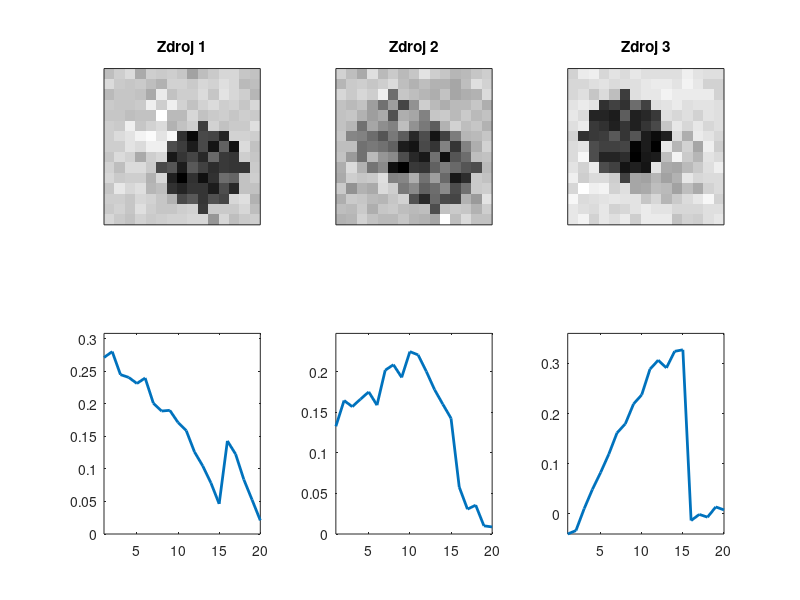

The MATLAB source for this figure:
function main_priklad

% nageneruju data
p = 225;
n = 20;
er = 2;
data = 2;
switch data
    case 1
        A = zeros(p,er);
        pol = 4;
        x = 7;
        y = 6;
        kolo1 = zeros(sqrt(p),sqrt(p));
        for i = 1:sqrt(p)
            for j = 1:sqrt(p)
                if sqrt( (i-x)^2 + (j-y)^2 ) <= pol
                    kolo1(i,j) = 1;
                end
            end
        end
        x = 10;
        y = 10;
        kolo2 = zeros(sqrt(p),sqrt(p));
        for i = 1:sqrt(p)
            for j = 1:sqrt(p)
                if sqrt( (i-x)^2 + (j-y)^2 ) <= pol
                    kolo2(i,j) = 1;
                end
            end
        end
    %     figure(1); imagesc(kolo1+kolo2);

        A(:,1) = kolo1(:);
        A(:,2) = kolo2(:);

        X = zeros(n,er);
        X(:,1) = [(0:(0.1):0.9)'; ones(5,1); zeros(5,1)];
        X(:,2) = [ones(5,1); ones(5,1); (1:(-0.1):0.1)'];

    %     tisk(A,X,1)
        D = A*X' + 0.1*randn(size(A*X'));
        D(D<0) = 0;

    %     tisk_D(D,2);

    %     save ./cvicna_data.mat D A X
    case 2
        load ./cvicna_data.mat
    case 3
        D=imgread('/home/otichy/ot/scintigraphy/data/rnu11.img',64*64);
    case 4
        D=imgread('/home/otichy/ot/scintigraphy/data/studie_rakousko_crop_correct/IM3crop.img',64*64);
    case 5
        D=imgread('/home/otichy/ot/scintigraphy/data/studie_rakousko_crop_correct/IM2.img',64*64); 
    case 6
        D=imgread('/home/otichy/ot/scintigraphy/data/studie_rakousko_crop_correct/IM1.img',64*64);
    case 7
        Dorig=multibandread('/home/otichy/ot/scintigraphy/SNPA/Terrain/TERRAIN',[500 307 210],'uint16',0,'bil','ieee-be');
        
        sqp = 150;
        en = 1:210;
        
        D = zeros(sqp^2,size(en,2));
        
        for j = en
            Do = Dorig(1:sqp,1:sqp,j);
            D(:,(j-en(1)+1)) = Do(:);
        end
        save ../8_cviko/cviko_hyperspektral.mat D
        error('jo')
end


%% tisk fantomu - dat i zdroju
if 0
    tisk(A,X,1)
    tisk_D(D,2);
    
    figure; 
    imagesc(D); 
%     set(gca,'YTick',[]); set(gca,'XTick',[]); 
    colormap(1-gray)

    error('bagr')
end

[p,n] = size(D);

%% realna data, otoceni, tisk D
if 0
    Do = zeros(sqrt(p));
    for j=1:n
        Do(:) = D(:,j);
        Do = Do';
        D(:,j) = Do(:);
    end
    size(D)
%     save ./data_rnu11.mat D
    
end

if 0
    figure(24);
    radku = 4;
    sloupcu = 8;
    colormap(1-gray);
    Do = zeros(sqrt(p));
    for i=1:(radku*sloupcu)
        j = (i-1)*3+1;%i*2 - 0;
%             if j > 40 % PET, d255
%                 j = 40;
%             end
%         j=i;
        display(j);
        Do(:) = D(:,j);
        subplot(radku,sloupcu,i); imagesc(Do); set(gca,'YTick',[]); set(gca,'XTick',[]); axis('square');
    end
    
    error('baf')
    
    if 0 % scaling of the data
        sOn = 1./sum(D,1)';
        sOp = 1./sum(D,2);
        scD = D.*(sqrt(sOp)*sqrt(sOn)');
    end
end


%% PCA
if 0 % nejak nefunguje, asi neco blbe...
    r = 3;
    C = D'*D/(n-1);
    [V,L] = ldl(C);
    pc = D*V;
%     keyboard
    figure; 
    rows = 1;
    cols = r;
    for i = 1:r
        subplot(rows,cols,i)
            imagesc(reshape(pc(:,i),sqrt(p),sqrt(p)));
            set(gca,'YTick',[]); set(gca,'XTick',[]);
            colormap(1-gray)
            axis('square');
    end
end


%% SVD
if 0
    r = 2;
    [U,S,V] = svd(D);
    pc = U*S(:,1:r);
%     keyboard

    tisk(pc(:,1:r),V(:,1:r),3);
    
    % zpetna rekonstrukce
    tisk_D(pc(:,1:r)*V(:,1:r)',4)


%     figure; 
%     rows = 2;
%     cols = r;
%     for i = 1:r
%         subplot(rows,cols,i)
%             imagesc(reshape(pc(:,i),sqrt(p),sqrt(p)));
%             set(gca,'YTick',[]); set(gca,'XTick',[]);
%             colormap(1-gray)
%             axis('square');
%         
%     end
end


%% NMF
if 0
    r = 3;
    hA = rand(p,r);
    hX = rand(n,r);
    for i = 1:100
        hX = (hX'.*( (hA'*D)./(hA'*hA*hX') ) )';
        hA = hA.*( (D*hX)./(hA*hX'*hX) );
    end
    tisk(hA,hX,4)
end

%% VB - jen I_r vsude
if 1
    r = 3;
    
    theta0 = 1e-10;
    rho0 = 1e-10;
    hat_omega = 1;
    hat_XtX = eye(r);
    hat_X = ones(n,r);
%     hat_X = rand(n,r);
    
    hat_XX = zeros(n,r);
    hat_AA = zeros(p,r);
    hat_A = zeros(p,r);
    
    for i = 1:100
%         i
        % A
        sA = ( hat_omega * hat_XtX + eye(r))^(-1);
        mA = hat_omega * D * hat_X * sA; 
        
        hat_A = mA;
        hat_AtA = mA'*mA + p*sA;
        
        if 1
            hat_A = mA;
%             hat_A(hat_A<0) = 0.00001;
            hat_AtA = mA'*mA + p*sA;
        else
            blokPhiA = ones(p,1)*diag(sA)';
            diagkronPhiA = reshape(blokPhiA,p*r,1);
            [hat_A(:) hat_AA(:)] = momtrun_low(mA(:),sqrt(diagkronPhiA),0);
            varAA = hat_AA - hat_A.^2;
            hat_AtA = hat_A'*hat_A + diag(sum(varAA));    
        end
        
        % X
        sX = ( hat_omega * hat_AtA + eye(r))^(-1);
        mX = hat_omega * D' * hat_A * sX;
        
        if 1
            hat_X = mX;
%             hat_X(hat_X<0) = 0.00001;
            hat_XtX = mX'*mX + n*sX;
        else
            [hat_X(:) hat_XX(:)]= momtrun_low(mX(:),sqrt(diag( kron(sX,eye(n)) )),0);
            varXX = hat_XX - hat_X.^2;
            hat_XtX = hat_X'*hat_X + diag(sum(varXX)); 
        end
        
        % omega
        theta = theta0 + n*p/2;
        rho = rho0 + (1/2)*trace(D'*D - D'*hat_A*hat_X' - hat_X*hat_A'*D) + (1/2)*trace(hat_AtA*hat_XtX);
%         rho = rho0 + (1/2)*(trace(D*D' - hat_A*hat_X'*D' - D*hat_X*hat_A') + (1/2)*trace(hat_AtA*hat_XtX));
        hat_omega = theta/rho;
    end
    tisk(hat_A,hat_X,5);
%     keyboard
end


%% VB - ARD na A
if 0
    display('poustim VB s ARD')
    r = 3;
    
    alpha0 = 1e-10;
    beta0 = 1e-10;
    theta0 = 1e-10;
    rho0 = 1e-10;
    hat_omega = 1;
    hat_XtX = eye(r);
    hat_X = ones(n,r);
    hat_v = ones(r,1);
    
    hat_XX = zeros(n,r);
    hat_AA = zeros(p,r);
    hat_A = zeros(p,r);
    
    info_v = zeros(100,r);
    
    for i = 1:100
        
        % A
        sA = ( hat_omega * hat_XtX + diag(hat_v))^(-1);
        mA = hat_omega * D * hat_X * sA; 
        
        if 0
            hat_A = mA;
%             hat_A(hat_A<0) = 0.0000;
            hat_AtA = mA'*mA + p*sA;
        else
            blokPhiA = ones(p,1)*diag(sA)';
            diagkronPhiA = reshape(blokPhiA,p*r,1);
            [hat_A(:) hat_AA(:)] = momtrun_low(mA(:),sqrt(diagkronPhiA),0);
            varAA = hat_AA - hat_A.^2;
            hat_AtA = hat_A'*hat_A + diag(sum(varAA));    
        end
        
        % v na A
        alpha = alpha0 + (p/2)*ones(r,1);
        beta = beta0 + (1/2)*diag(hat_AtA);
        hat_v = (alpha./beta);
        info_v(i,:) = hat_v; 
    
        % X
        sX = ( hat_omega * hat_AtA + eye(r))^(-1);
        mX = hat_omega * D' * hat_A * sX;
        
        if 0
            hat_X = mX;
%             hat_X(hat_X<0) = 0.0000;
            hat_XtX = mX'*mX + n*sX;
        else
            [hat_X(:) hat_XX(:)]= momtrun_low(mX(:),sqrt(diag( kron(sX,eye(n)) )),0);
            varXX = hat_XX - hat_X.^2;
            hat_XtX = hat_X'*hat_X + diag(sum(varXX)); 
        end
        
        % omega
        theta = theta0 + n*p/2;
        rho = rho0 + (1/2)*trace(D'*D - D'*hat_A*hat_X' - hat_X*hat_A'*D) + (1/2)*trace(hat_AtA*hat_XtX);
        hat_omega = theta/rho;
    end
    tisk(hat_A,hat_X,6);

    if 0
        fig = figure(100);
        set(fig, 'Position', [1800, 200, 400, 200]);
        semilogy(info_v);
    end
    
    if 0
        A = hat_A;
        X = hat_X;
        [p,r] = size(A);
        [n,r] = size(X);
        sqp = sqrt(p);

        fig = figure(6);
        set(fig, 'Position', [1800, 200, 200*r, 400]);
        rows = 2;
        cols = r;

        for i = 1:r
            subplot(rows,cols,i)
                imagesc(reshape(A(:,i),sqp,sqp))
                set(gca,'YTick',[]); set(gca,'XTick',[]);
                colormap(1-gray)
                axis('square');
                title(['Zdroj ' num2str(i)])
    %             axis off;
            subplot(rows,cols,r+i)
                plot(X(:,i),'LineWidth',2)
                xlim([1 n])
                ylim([min(0,min(min(X(:,i)))) 1.1*max(max(X(:,i)))])
        end
    end
end



end


function tisk_ard(A,X,fig_no)
    [p,r] = size(A);
    [n,r] = size(X);
    sqp = sqrt(p);
    
    fig = figure(fig_no);
    set(fig, 'Position', [1800, 200, 200*r, 400]);
    rows = 2;
    cols = r;
    
    for i = 1:r
        subplot(rows,cols,i)
            imagesc(reshape(A(:,i),sqp,sqp))
            set(gca,'YTick',[]); set(gca,'XTick',[]);
            colormap(1-gray)
            axis('square');
            title(['Zdroj ' num2str(i)])
%             axis off;
        subplot(rows,cols,r+i)
            if 1
                plot(max(A(:,i))*X(:,i),'LineWidth',2)
                xlim([1 n])
                ylim([min(0,min(min(max(A(:,i))*X(:,i)))) 1.1*max(max(max(A(:,i))*X(:,i)))])
            else
                plot(X(:,i),'LineWidth',2)
                xlim([1 n])
                ylim([min(0,min(min(X(:,i)))) 1.1*max(max(X(:,i)))])
            end
    end
end


function tisk(A,X,fig_no)
    [p,r] = size(A);
    [n,r] = size(X);
    sqp = sqrt(p);
    
    fig = figure(fig_no);
    set(fig, 'Position', [1800, 200, 200*r, 400]);
    rows = 2;
    cols = r;
    
    for i = 1:r
        subplot(rows,cols,i)
            imagesc(reshape(A(:,i),sqp,sqp))
            set(gca,'YTick',[]); set(gca,'XTick',[]);
            colormap(1-gray)
            axis('square');
            title(['Zdroj ' num2str(i)])
%             axis off;
        subplot(rows,cols,r+i)
            plot(X(:,i),'LineWidth',2)
            xlim([1 n])
            ylim([min(0,min(min(X(:,i)))) 1.1*max(max(X(:,i)))])
    end
end

function tisk_D(D,fig_no)
    [p,n] = size(D);
    mind = min(min(D));
    maxd = max(max(D));
    sqp = sqrt(p);
    fig = figure(fig_no);
    set(fig, 'Position', [1800, 200, 800, 500]);
    rows = 4;
    cols = 5;
    for i = 1:20
        subplot(rows,cols,i)
            imagesc(reshape(D(:,i),sqp,sqp),[mind maxd])
            set(gca,'YTick',[]); set(gca,'XTick',[]);
            colormap(1-gray)
            axis('square');
            title(i)
%             axis off;
    end
end




